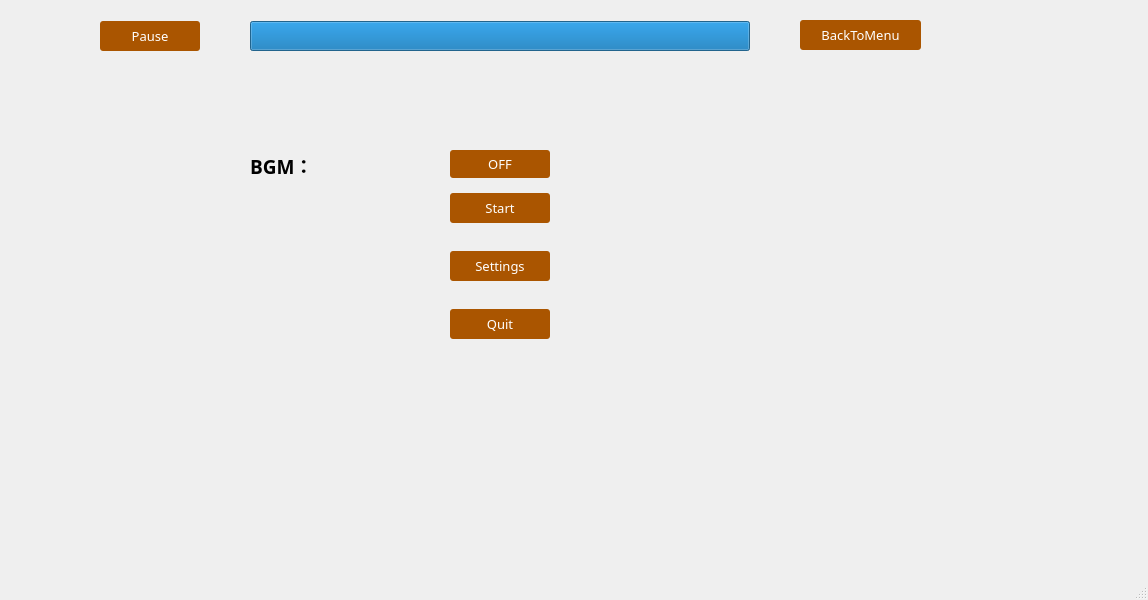
<?xml version="1.0" encoding="UTF-8"?>
<ui version="4.0">
 <class>MainWindow</class>
 <widget class="QMainWindow" name="MainWindow">
  <property name="geometry">
   <rect>
    <x>0</x>
    <y>0</y>
    <width>1148</width>
    <height>600</height>
   </rect>
  </property>
  <property name="windowTitle">
   <string>MainWindow</string>
  </property>
  <widget class="QWidget" name="centralwidget">
   <widget class="QLabel" name="labelBGM">
    <property name="geometry">
     <rect>
      <x>250</x>
      <y>150</y>
      <width>71</width>
      <height>30</height>
     </rect>
    </property>
    <property name="font">
     <font>
      <family>Rockwell</family>
      <pointsize>14</pointsize>
      <weight>75</weight>
      <bold>true</bold>
     </font>
    </property>
    <property name="styleSheet">
     <string notr="true"/>
    </property>
    <property name="text">
     <string>BGM：</string>
    </property>
   </widget>
   <widget class="QPushButton" name="pushButtonOn">
    <property name="geometry">
     <rect>
      <x>450</x>
      <y>150</y>
      <width>100</width>
      <height>28</height>
     </rect>
    </property>
    <property name="font">
     <font>
      <family>微软雅黑</family>
      <pointsize>10</pointsize>
      <weight>50</weight>
      <bold>false</bold>
     </font>
    </property>
    <property name="styleSheet">
     <string notr="true">QPushButton { background-color: rgb(170, 85, 0); border-radius: 3px; color: rgb(255, 255, 255); } QPushButton:hover { background-color: rgb(0, 170, 255); }</string>
    </property>
    <property name="text">
     <string>OFF</string>
    </property>
   </widget>
   <widget class="QProgressBar" name="progressBarTimer">
    <property name="geometry">
     <rect>
      <x>250</x>
      <y>21</y>
      <width>500</width>
      <height>30</height>
     </rect>
    </property>
    <property name="maximum">
     <number>60</number>
    </property>
    <property name="value">
     <number>60</number>
    </property>
    <property name="textVisible">
     <bool>false</bool>
    </property>
    <property name="format">
     <string>%p sec</string>
    </property>
   </widget>
   <widget class="QPushButton" name="pushButtonStart">
    <property name="geometry">
     <rect>
      <x>450</x>
      <y>193</y>
      <width>100</width>
      <height>30</height>
     </rect>
    </property>
    <property name="font">
     <font>
      <family>微软雅黑</family>
      <pointsize>10</pointsize>
     </font>
    </property>
    <property name="styleSheet">
     <string notr="true">QPushButton { background-color: rgb(170, 85, 0); border-radius: 3px; color: rgb(255, 255, 255); } QPushButton:hover { background-color: rgb(0, 170, 255); }</string>
    </property>
    <property name="text">
     <string>Start</string>
    </property>
   </widget>
   <widget class="QPushButton" name="pushButtonSettings">
    <property name="geometry">
     <rect>
      <x>450</x>
      <y>251</y>
      <width>100</width>
      <height>30</height>
     </rect>
    </property>
    <property name="font">
     <font>
      <family>微软雅黑</family>
      <pointsize>10</pointsize>
     </font>
    </property>
    <property name="styleSheet">
     <string notr="true">QPushButton { background-color: rgb(170, 85, 0); border-radius: 3px; color: rgb(255, 255, 255); } QPushButton:hover { background-color: rgb(0, 170, 255); }</string>
    </property>
    <property name="text">
     <string>Settings</string>
    </property>
   </widget>
   <widget class="QPushButton" name="pushButtonQuit">
    <property name="geometry">
     <rect>
      <x>450</x>
      <y>309</y>
      <width>100</width>
      <height>30</height>
     </rect>
    </property>
    <property name="font">
     <font>
      <family>微软雅黑</family>
      <pointsize>10</pointsize>
     </font>
    </property>
    <property name="styleSheet">
     <string notr="true">QPushButton { background-color: rgb(170, 85, 0); border-radius: 3px; color: rgb(255, 255, 255); } QPushButton:hover { background-color: rgb(0, 170, 255); }</string>
    </property>
    <property name="text">
     <string>Quit</string>
    </property>
   </widget>
   <widget class="QPushButton" name="pushButtonPause">
    <property name="geometry">
     <rect>
      <x>100</x>
      <y>21</y>
      <width>100</width>
      <height>30</height>
     </rect>
    </property>
    <property name="font">
     <font>
      <family>微软雅黑</family>
      <pointsize>10</pointsize>
     </font>
    </property>
    <property name="styleSheet">
     <string notr="true">QPushButton { background-color: rgb(170, 85, 0); border-radius: 3px; color: rgb(255, 255, 255); } QPushButton:hover { background-color: rgb(0, 170, 255); }</string>
    </property>
    <property name="text">
     <string>Pause</string>
    </property>
   </widget>
   <widget class="QPushButton" name="pushButtonBackToMenu">
    <property name="geometry">
     <rect>
      <x>800</x>
      <y>20</y>
      <width>121</width>
      <height>30</height>
     </rect>
    </property>
    <property name="font">
     <font>
      <family>微软雅黑</family>
      <pointsize>10</pointsize>
     </font>
    </property>
    <property name="styleSheet">
     <string notr="true">QPushButton { background-color: rgb(170, 85, 0); border-radius: 3px; color: rgb(255, 255, 255); } QPushButton:hover { background-color: rgb(0, 170, 255); }</string>
    </property>
    <property name="text">
     <string>BackToMenu</string>
    </property>
   </widget>
  </widget>
  <widget class="QMenuBar" name="menubar">
   <property name="geometry">
    <rect>
     <x>0</x>
     <y>0</y>
     <width>1148</width>
     <height>26</height>
    </rect>
   </property>
  </widget>
  <widget class="QStatusBar" name="statusbar"/>
 </widget>
 <resources/>
 <connections/>
</ui>
